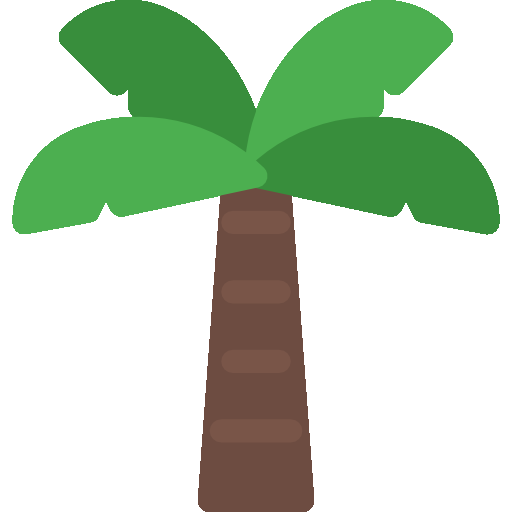
#> input picture LAB_2D_04/images/palm.png, 512 x 512 px
$ jupyter execute --allow-errors lab2d_04.ipynb
#> lines starting #> are read from the running program, lines starting #| are printed output that depends on the picture; after the words box and inside, x2 and y2 are one past the last pixel; in counts of white or black regions, pixels touching at a corner belong together
[cell 1]
import sys

import numpy as np
import cv2 as cv
import matplotlib.pyplot as plt

[cell 2]
# Для удобочитаемого вывода матриц
np.set_printoptions(precision=2)
np.set_printoptions(suppress=True)

## Задание 1:
### В папке находится изображение railway.jpeg с железной дорогой, уходящей вдаль от камеры. Необходимо, используя перспективное преобразование, развернуть дорогу таким образом, чтобы она была непосредственно перед нами.
#### Подсказка: чтобы было легче определять координаты ключевых точек изображения, отобразите его с помощью plt.imshow(img) (!не в ноутбуке) - в правом нижнем углу открытого окна будут отображаться координаты пикселей, на которые Вы наводите мышкой.

[cell 3]
image = cv.imread("images/railway.jpeg")
#> (the rest of this cell did not finish here and is left out)

#> (a cell that did not finish here is left out)

#> (a cell that did not finish here is left out)

## Задание 2:
### В папке находится изображение palm.png с пальмой. Используя классические аффинные преобразования, необходимо создать "тень" для этой пальмы и отрисовать ее с ней на одном рисунке.

[cell 6]
image2 = cv.imread("images/palm.png")
#> image2 is the input picture: shape (512, 512, 3); mean B, G, R 182.2, 207.9, 186.3
image2 = cv.cvtColor(image2, cv.COLOR_BGR2RGB)

plt.imshow(image2)

[cell 7]
height, width = image2.shape[:2]
#> height = 512; width = 512
width *= 2
#> width = 1024
pts1 = [
    [0, 0],
    [512, 0],
    [0, 512],
    [512, 512],
]
pts2 = [
    [600, 400],
    [1000, 400],
    [100, 512],
    [500, 512],
]

# image2_mod = image2.copy()
image2_mod = np.zeros((height, width, 3), np.uint8)
image2_mod.fill(255)
#> image2_mod: shape (512, 1024, 3); every value is 255
image2_mod[0:512, 0:512, :] = image2
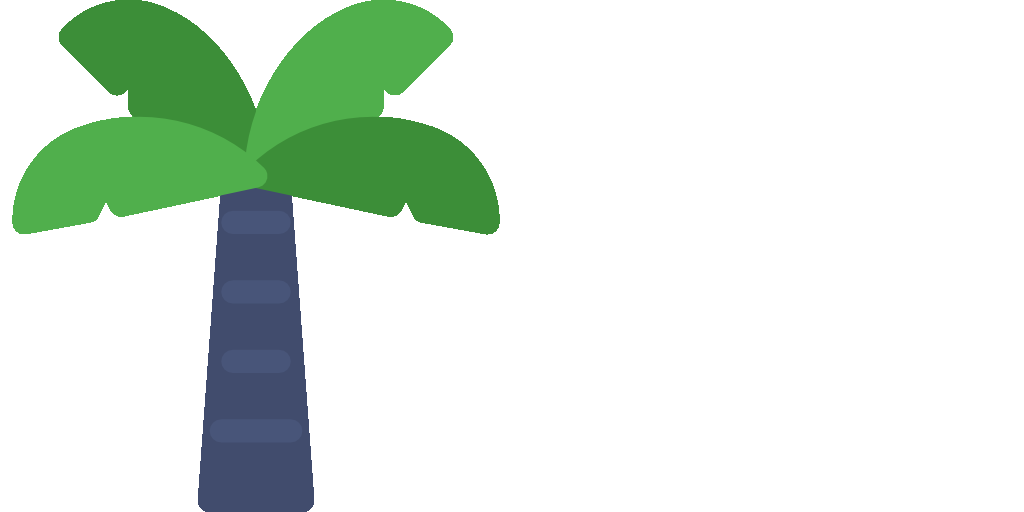
#> image2_mod: shape (512, 1024, 3); mean of channels 0, 1, 2 220.6, 231.5, 218.6; drawn as B, G, R
BLACK = (0, 0, 0)
for p1, p2 in zip(pts1, pts2):
    cv.circle(image2_mod, center=p1, radius=15, color=BLACK, thickness=-1)
    cv.circle(image2_mod, center=p2, radius=15, color=BLACK, thickness=-1)
    cv.arrowedLine(image2_mod, p1, p2, color=BLACK, thickness=6)
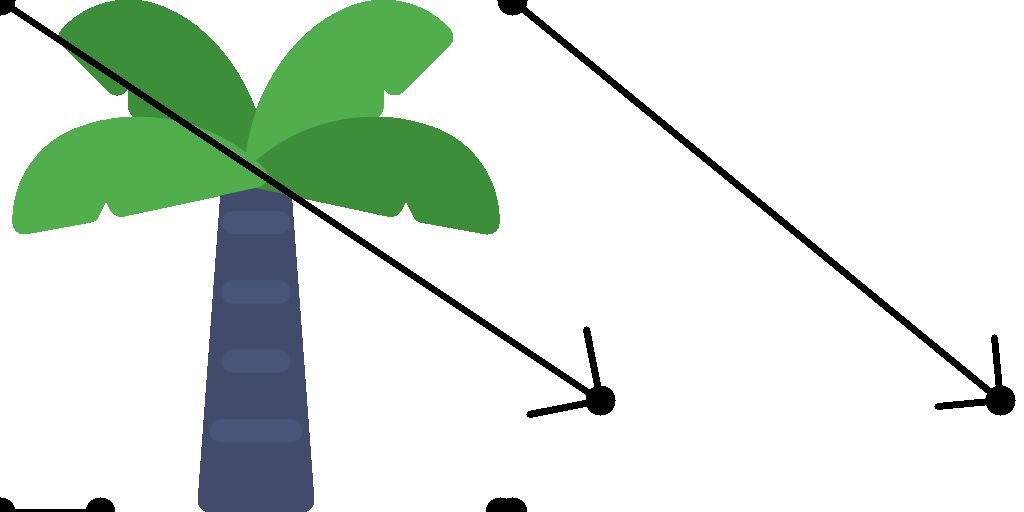
#> image2_mod: shape (512, 1024, 3); 2.59% of pixels changed, all inside (x1, y1, x2, y2) = (0, 0, 1016, 512); drawn as B, G, R

plt.imshow(image2_mod)

[cell 8]
M = cv.getPerspectiveTransform(np.float32(pts1), np.float32(pts2))
#> M = [[0.781, -0.977, 600], [0, 0.219, 400], [0, 0, 1]]
image2_res = cv.warpPerspective(image2, M, (width, height))
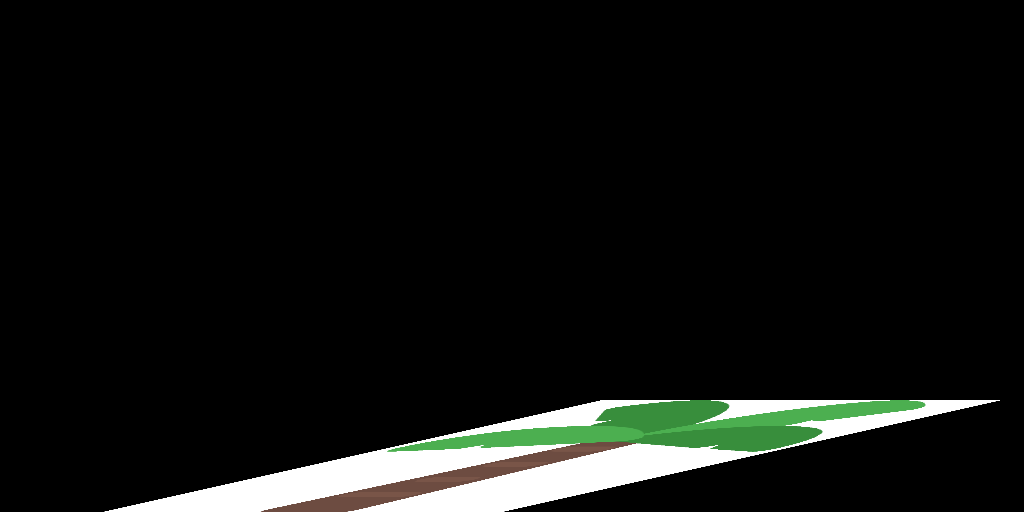
#> image2_res: shape (512, 1024, 3); mean R, G, B 15.9, 17.8, 15.6

image2_res[image2_res == 0] = 255
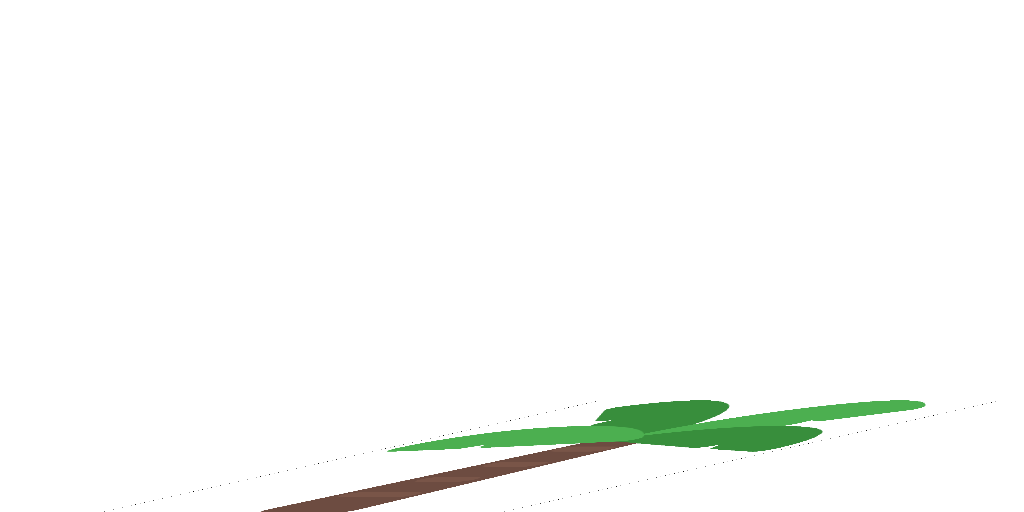
#> image2_res: shape (512, 1024, 3); mean R, G, B 249.1, 250.9, 248.7

image2_res[image2_res != 255] = 0
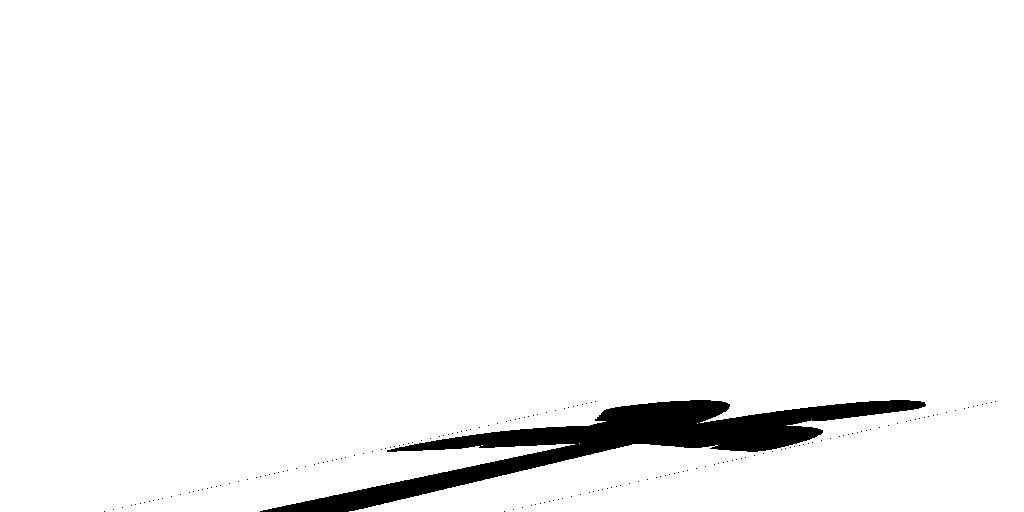
#> image2_res: shape (512, 1024, 3); 96.6% white; 169 black regions (168 under 20 px), largest, box (x1, y1, x2, y2) and area: (260, 400, 926, 512) 17730

plt.imshow(image2_res, cmap="grey")

[cell 9]
image2_final = image2_res.copy()
for x in range(image2.shape[0]):
    for y in range(image2.shape[1]):
        if (image2[x,y] != 255).all():
            image2_final[x,y] = image2[x,y]
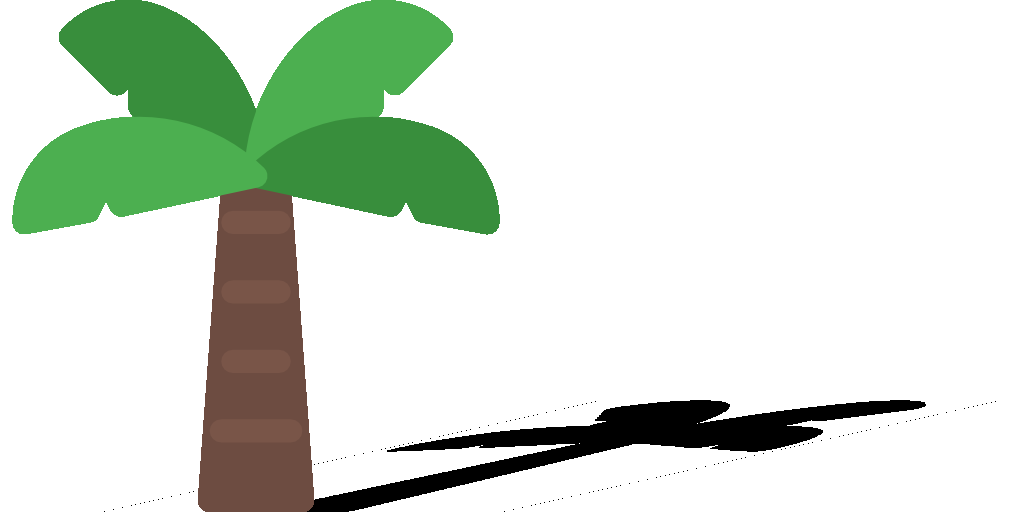
#> image2_final: shape (512, 1024, 3); 19.58% of pixels changed, all inside (x1, y1, x2, y2) = (12, 0, 500, 512)

plt.imshow(image2_final, cmap="grey")
